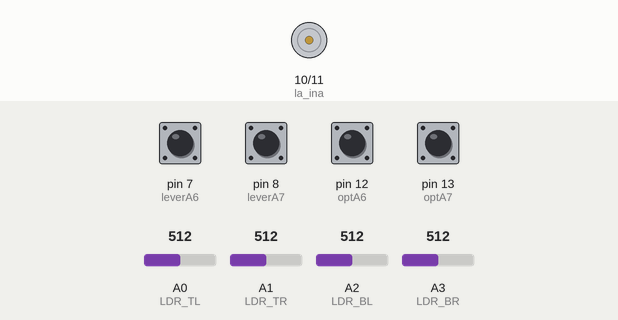
Simulated run of this sketch. Board: Arduino Uno, built with avr-gcc and run on an emulated ATmega328P. Parts: motor-driver pin pairs drawn as motors (green arrow = first pin HIGH = forward, orange = second pin HIGH = backward, longer = more drive, scaled by the enable pin). Inputs (shaded band) come from the test bench; at power-on: pin 7 (leverA6), pin 8 (leverA7), pin 12 (optA6), pin 13 (optA7) HIGH, A0 (LDR_TL) = 512, A2 (LDR_BL) = 512, A3 (LDR_BR) = 512, A1 (LDR_TR) = 512.

Above: at 1.2 s.
1.3 s: A0 (LDR_TL) set to 545
2.8 s: A0 (LDR_TL) set to 570
At 3.8 s:
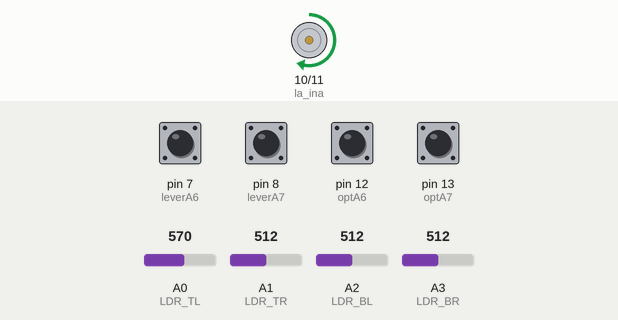
4.3 s: A2 (LDR_BL) set to 545
At 4.9 s:
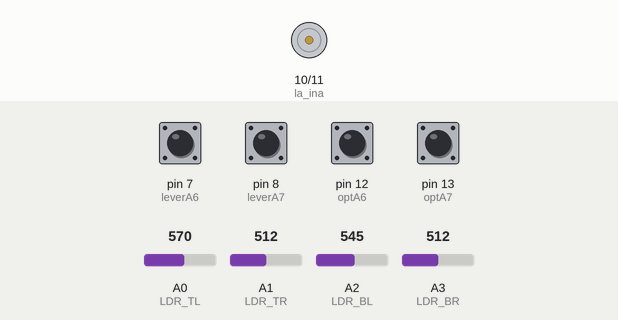
5.8 s: A3 (LDR_BR) set to 570
7.3 s: A3 (LDR_BR) set to 593
At 8.4 s:
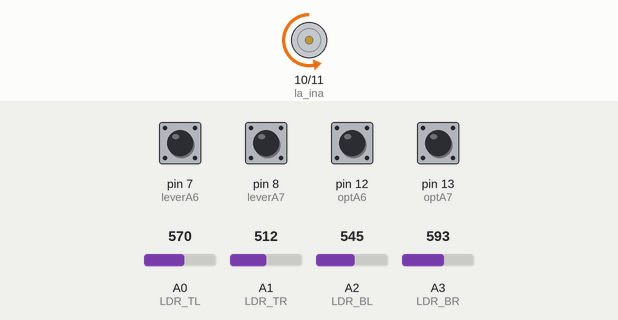
8.8 s: A3 (LDR_BR) set to 306
At 9.6 s:
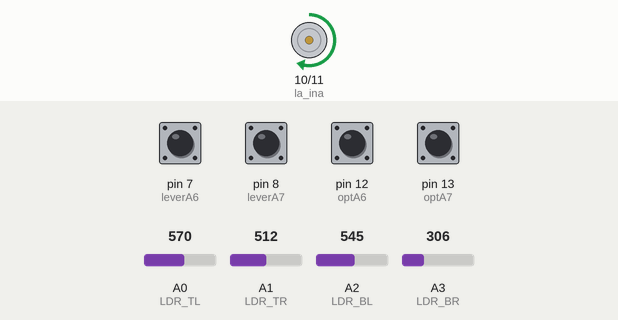
Timing chart, 0 to 11.3 s (numbered marks = the images above; inputs shaded):
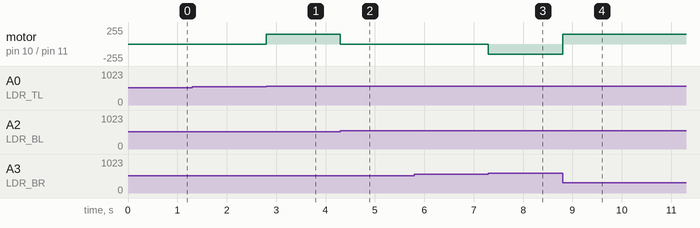

The sketch:

V1Sketch.ino
```cpp
#define LDR_TL A0
#define LDR_TR A1
#define LDR_BL A2
#define LDR_BR A3

// Pins for boundary pts. (opticals are first, levers backup)
const int optA6 = 12;
const int optA7 = 13;
const int leverA6 = 7;
const int leverA7 = 8;

//DC motor pins
const int dc_pwm = 3;
const int dc_ina = 5;
const int dc_inb = 6;

// linear actuator pins
const int la_pwm = 9;
const int la_ina = 10;
const int la_inb = 11;

// tune laters
int dark_thres = 150;
unsigned long dark_timeout = 30000;
int deadband = 40;
int move_speed = 150;
int search_speed = 100;

// tracking state variables
unsigned long darkTimer = 0;
bool isDark = false;
unsigned long stallTimer = 0;
bool isStalled = false;

enum Direction { DIR_A, DIR_B, UP, DOWN };

void stopAzimuth() {
  digitalWrite(dc_ina, LOW);
  digitalWrite(dc_inb, LOW);
  analogWrite(dc_pwm, 0);
}

void stopElevation() {
  digitalWrite(la_ina, LOW);
  digitalWrite(la_inb, LOW);
  analogWrite(la_pwm, 0);
}

void holdPosition() {
  stopAzimuth();
  stopElevation();
}

bool atRotationBoundary() {
  if (digitalRead(optA6) == LOW || digitalRead(leverA6) == LOW) return true;
  if (digitalRead(optA7) == LOW || digitalRead(leverA7) == LOW) return true;
  return false;
}

void driveDCMotor(Direction dir) {
  if (dir == DIR_A) {
    digitalWrite(dc_ina, HIGH);
    digitalWrite(dc_inb, LOW);
  } else {
    digitalWrite(dc_ina, LOW);
    digitalWrite(dc_inb, HIGH);
  }
  analogWrite(dc_pwm, move_speed);
}

void driveLinearActuator(Direction dir) {
  if (dir == UP) {
    digitalWrite(la_ina, HIGH);
    digitalWrite(la_inb, LOW);
  } else {
    digitalWrite(la_ina, LOW);
    digitalWrite(la_inb, HIGH);
  }
  analogWrite(la_pwm, move_speed);
}

void searchForLight() {
  static Direction sweepDir = DIR_A;
  static unsigned long lastFlip = 0;

  // flip direction if hitting limit switch (1s debounce)
  if (atRotationBoundary() && (millis() - lastFlip > 1000)) {
    if (sweepDir == DIR_A) sweepDir = DIR_B;
    else sweepDir = DIR_A;
    lastFlip = millis();
  }

  if (sweepDir == DIR_A) {
    digitalWrite(dc_ina, HIGH);
    digitalWrite(dc_inb, LOW);
  } else {
    digitalWrite(dc_ina, LOW);
    digitalWrite(dc_inb, HIGH);
  }
  analogWrite(dc_pwm, search_speed);

  int avgCheck = (analogRead(LDR_TL) + analogRead(LDR_TR) + analogRead(LDR_BL) + analogRead(LDR_BR)) / 4;
  if (avgCheck >= dark_thres) {
    isDark = false;
    stopAzimuth();
  }
}

void setup() {
  pinMode(optA6, INPUT_PULLUP);
  pinMode(optA7, INPUT_PULLUP);
  pinMode(leverA6, INPUT_PULLUP);
  pinMode(leverA7, INPUT_PULLUP);

  pinMode(dc_pwm, OUTPUT);
  pinMode(dc_ina, OUTPUT);
  pinMode(dc_inb, OUTPUT);

  pinMode(la_pwm, OUTPUT);
  pinMode(la_ina, OUTPUT);
  pinMode(la_inb, OUTPUT);

  holdPosition();
}

void loop() {
  int tl = analogRead(LDR_TL);
  int tr = analogRead(LDR_TR);
  int bl = analogRead(LDR_BL);
  int br = analogRead(LDR_BR);
  int avg = (tl + tr + bl + br) / 4;

  // night mode logic
  if (avg < dark_thres) {
    if (atRotationBoundary()) {
      if (!isStalled) {
        isStalled = true;
        stallTimer = millis();
      }
      if (millis() - stallTimer > dark_timeout) {
        searchForLight();
        return;
      }
      holdPosition();
      return;
    }
    isStalled = false;

    if (!isDark) {
      isDark = true;
      darkTimer = millis();
    }
    if (millis() - darkTimer > dark_timeout) {
      searchForLight();
      return;
    }
    holdPosition();
    return;
  } else {
    isDark = false;
    isStalled = false;
  }

  // normal tracking logic
  int xDiff = (tl + bl) - (tr + br);
  int yDiff = (tl + tr) - (bl + br);

  // azimuth tracking
  if (abs(xDiff) > deadband) {
    if (atRotationBoundary()) {
      stopAzimuth();
    } else {
      if (xDiff > 0) driveDCMotor(DIR_A);
      else driveDCMotor(DIR_B);
    }
  } else {
    stopAzimuth();
  }

  // elevation tracking
  if (abs(yDiff) > deadband) {
    if (yDiff > 0) driveLinearActuator(UP);
    else driveLinearActuator(DOWN);
  } else {
    stopElevation();
  }
}
```

Measured:
- the behaviour switches between 552 and 553 on A0 (LDR_TL) (found by bisection; images 0 and 1)
- the behaviour switches between 529 and 530 on A2 (LDR_BL) (found by bisection; images 1 and 2)
- the behaviour switches between 577 and 578 on A3 (LDR_BR) (found by bisection; images 2 and 3)
- after the input at 1.3 s, every drawn part: stays the same
- after the input at 2.8 s, motor on pin 10 (la_ina) / pin 11 (la_inb): stopped → forward 150/255 at once
- after the input at 4.3 s, motor on pin 10 (la_ina) / pin 11 (la_inb): forward 150/255 → stopped at once
- after the input at 5.8 s, every drawn part: stays the same
- after the input at 7.3 s, motor on pin 10 (la_ina) / pin 11 (la_inb): stopped → backward 150/255 at once
- after the input at 8.8 s, motor on pin 10 (la_ina) / pin 11 (la_inb): backward 150/255 → forward 150/255 at once
